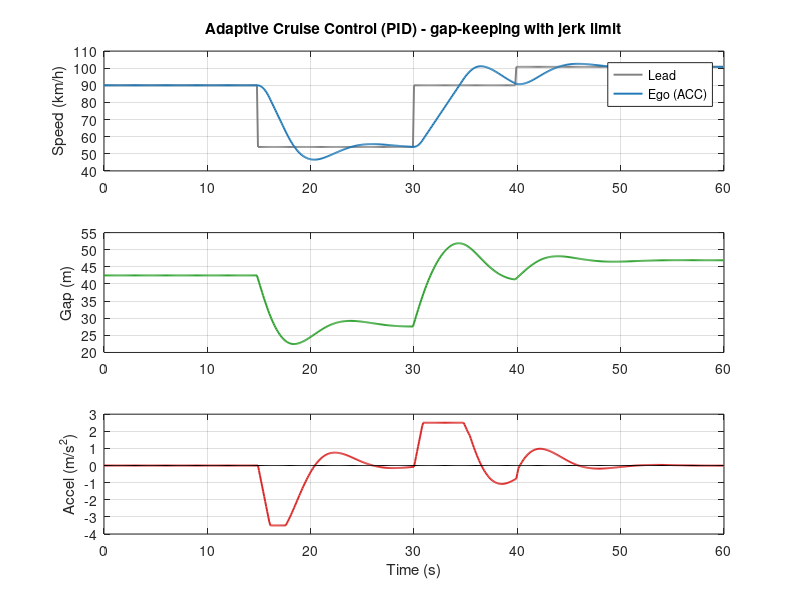

MATLAB code for this plot:
% acc_pid.m
% -------------------------------------------------------------------------
% Adaptive Cruise Control (PID)
% Ego vehicle follows a lead vehicle at a constant time-gap using a PID
% controller with integral anti-windup, acceleration limits, and a jerk
% constraint. Falls back to set-speed control when the gap is large.
%
% Run:  >> acc_pid
%
% Author: Ujjwal Singla
% License: MIT  |  Requires: base MATLAB (no toolboxes)
% -------------------------------------------------------------------------

clear; clc; close all;

dt = 0.1; T = 60; n = round(T/dt);
t = (0:n-1)' * dt;
time_gap = 1.5; set_speed = 30;

%% Lead-vehicle profile
v_lead = 25 * ones(n,1);
v_lead(round(15/dt):round(30/dt)) = 15;     % lead slows
v_lead(round(40/dt):end) = 28;              % lead speeds up
x_lead = cumsum(v_lead)*dt + 40;            % starts 40 m ahead

%% PID gains and limits
Kp = 0.45; Ki = 0.05; Kd = 0.12;
a_lo = -3.5; a_hi = 2.5; jerk_lim = 3.0;

x_ego = zeros(n,1); v_ego = zeros(n,1); a_ego = zeros(n,1);
v_ego(1) = 25;
I = 0; e_prev = 0; a_prev = 0;

for k = 2:n
    gap     = x_lead(k-1) - x_ego(k-1);
    des_gap = time_gap*v_ego(k-1) + 5;
    err     = gap - des_gap;
    % PID with anti-windup
    I = I + err*dt;
    d = (err - e_prev)/dt; e_prev = err;
    u = Kp*err + Ki*I + Kd*d;
    u_sat = min(max(u, a_lo), a_hi);
    if u ~= u_sat, I = I - err*dt; end       % clamp integral
    a_gap = u_sat;
    a_spd = 0.6*(set_speed - v_ego(k-1));    % set-speed term
    a_cmd = min(a_gap, a_spd);               % take the safer (smaller)
    % jerk limit
    a_cmd = min(max(a_cmd, a_prev - jerk_lim*dt), a_prev + jerk_lim*dt);
    a_prev = a_cmd;
    v_ego(k) = max(0, v_ego(k-1) + a_cmd*dt);
    x_ego(k) = x_ego(k-1) + v_ego(k)*dt;
    a_ego(k) = a_cmd;
end

gap = x_lead - x_ego;
fprintf('min gap: %.1f m  (stayed safe: %d)\n', min(gap), min(gap) > 0);

figure('Color','w','Position',[100 100 760 640]);
subplot(3,1,1);
plot(t, v_lead*3.6,'Color',[0.5 0.5 0.5],'LineWidth',1.4); hold on;
plot(t, v_ego*3.6,'LineWidth',1.4,'Color',[0.12 0.47 0.71]); grid on;
ylabel('Speed (km/h)'); legend('Lead','Ego (ACC)');
title('Adaptive Cruise Control (PID) - gap-keeping with jerk limit');
subplot(3,1,2); plot(t, gap,'LineWidth',1.4,'Color',[0.18 0.63 0.18]);
grid on; ylabel('Gap (m)');
subplot(3,1,3); plot(t, a_ego,'LineWidth',1.4,'Color',[0.85 0.16 0.16]);
grid on; hold on; plot(t, 0*t, 'k'); ylabel('Accel (m/s^2)'); xlabel('Time (s)');
try, print(gcf,'demo.png','-dpng','-r110'); catch, end
